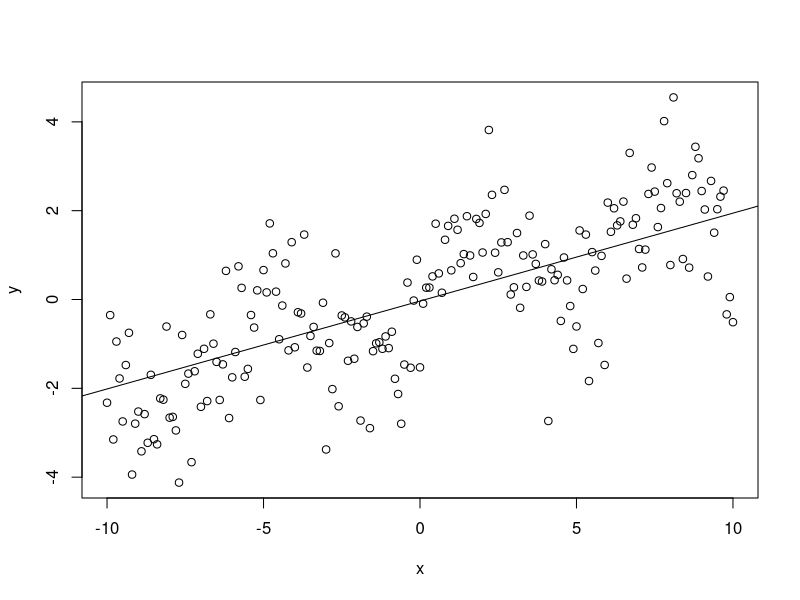

Write the R code that produced this figure.
gety <- function(x) {
	# n <-lengths(x)
	n = 201

	# generate noise
	noise = rnorm(n, mean=0,sd=1)

	# calculate y-value
	y = 0.2*x + sin(x) + noise

	# print(y-0.2*x+sin(x))
	return(y)
}

y.hats = c()
es = c()

for (i in 0:999) {
	# generate x
	x = seq(-10,10,by=0.1)

	# generate y
	y = gety(x)

	# create dataframe for x,y
	df1 = data.frame(x,y)

	# fit line of best fit
	f.hat = lm(y ~ x + sin(x), df1)

	# simulate & predict new datapoint at x=7
	y.new = gety(7)[1]
	df2 = data.frame(x=7,y=y.new)
	y.hats[i] = predict(f.hat, newdata=df2)
	es[i] = (y.new - y.hats[i])**2
}

# display results
summary(f.hat)
plot(x,y)
abline(f.hat)

# calculate mean of predictions at x=7
f.bar = mean(y.hats)
print(f.bar)

# calculate variance of predictions at x=7
f.var = var(y.hats)
print(f.var)

# TODO
# calculate bias
# f.bias = 
# print(f.bias)

# compare to theoretical quantities
# what would happen if only saw half x values to find the line of best fit?